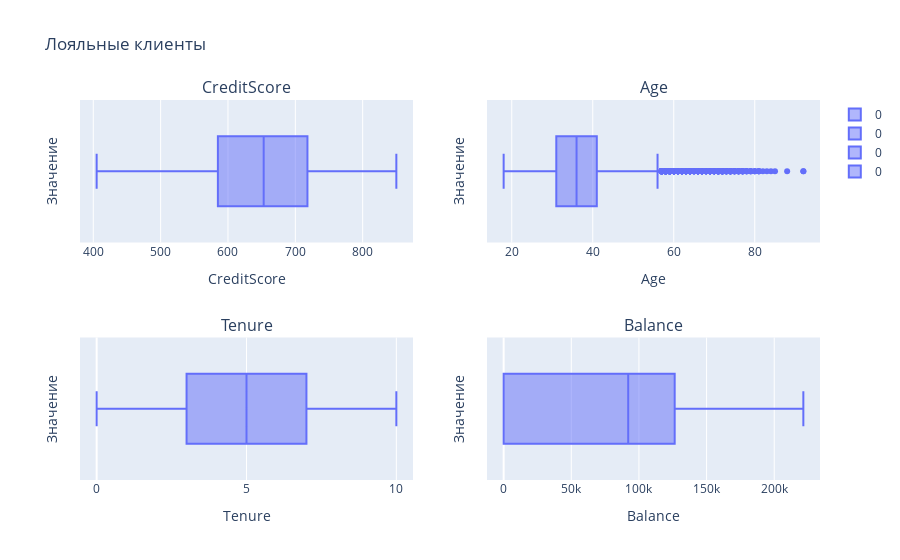

Here is the notebook cell this chart was saved with:
### Code cell
# Анализируем оставшихся клиентов
categories = [0]
box_data = churn_data_df[churn_data_df['Exited'].isin(categories)]

# Создаем сетку для графиков 2x2
fig = sp.make_subplots(rows=2, cols=2, subplot_titles=("CreditScore", "Age", "Tenure", "Balance"))

# Создаем графики
fig.add_trace(px.box(box_data, x='CreditScore', color='Exited', facet_row='Exited').data[0], row=1, col=1)
fig.add_trace(px.box(box_data, x='Age', color='Exited', facet_row='Exited').data[0], row=1, col=2)
fig.add_trace(px.box(box_data, x='Tenure', color='Exited', facet_row='Exited').data[0], row=2, col=1)
fig.add_trace(px.box(box_data, x='Balance', color='Exited', facet_row='Exited').data[0], row=2, col=2)

# Настройка подписей осей и заголовка
fig.update_xaxes(title_text='CreditScore', row=1, col=1)
fig.update_xaxes(title_text='Age', row=1, col=2)
fig.update_xaxes(title_text='Tenure', row=2, col=1)
fig.update_xaxes(title_text='Balance', row=2, col=2)

fig.update_yaxes(title_text='Значение', row=1, col=1)
fig.update_yaxes(title_text='Значение', row=1, col=2)
fig.update_yaxes(title_text='Значение', row=2, col=1)
fig.update_yaxes(title_text='Значение', row=2, col=2)

fig.update_layout(title_text='Лояльные клиенты')

# Отобразите графики
fig.show()

### Figure 1 — Plotly figure (JSON) as saved in the notebook; plotly's stock layout.template omitted (floating-point values rounded to 4 significant figures; data arrays with more than 128 entries replaced by an {"elided": "..."} marker saying what was removed)
{"data": [{"alignmentgroup": "True", "hovertemplate": "Exited=0<br>CreditScore=%{x}<extra></extra>", "legendgroup": "0", "marker": {"color": "#636efa"}, "name": "0", "notched": false, "offsetgroup": "0", "orientation": "h", "showlegend": true, "type": "box", "x": {"elided": "7963 int values"}, "x0": " ", "xaxis": "x", "y0": " ", "yaxis": "y"}, {"alignmentgroup": "True", "hovertemplate": "Exited=0<br>Age=%{x}<extra></extra>", "legendgroup": "0", "marker": {"color": "#636efa"}, "name": "0", "notched": false, "offsetgroup": "0", "orientation": "h", "showlegend": true, "type": "box", "x": {"elided": "7963 int values"}, "x0": " ", "xaxis": "x2", "y0": " ", "yaxis": "y2"}, {"alignmentgroup": "True", "hovertemplate": "Exited=0<br>Tenure=%{x}<extra></extra>", "legendgroup": "0", "marker": {"color": "#636efa"}, "name": "0", "notched": false, "offsetgroup": "0", "orientation": "h", "showlegend": true, "type": "box", "x": {"elided": "7963 int values"}, "x0": " ", "xaxis": "x3", "y0": " ", "yaxis": "y3"}, {"alignmentgroup": "True", "hovertemplate": "Exited=0<br>Balance=%{x}<extra></extra>", "legendgroup": "0", "marker": {"color": "#636efa"}, "name": "0", "notched": false, "offsetgroup": "0", "orientation": "h", "showlegend": true, "type": "box", "x": {"elided": "7963 float values"}, "x0": " ", "xaxis": "x4", "y0": " ", "yaxis": "y4"}], "layout": {"annotations": [{"font": {"size": 16}, "showarrow": false, "text": "CreditScore", "x": 0.225, "xanchor": "center", "xref": "paper", "y": 1, "yanchor": "bottom", "yref": "paper"}, {"font": {"size": 16}, "showarrow": false, "text": "Age", "x": 0.775, "xanchor": "center", "xref": "paper", "y": 1, "yanchor": "bottom", "yref": "paper"}, {"font": {"size": 16}, "showarrow": false, "text": "Tenure", "x": 0.225, "xanchor": "center", "xref": "paper", "y": 0.375, "yanchor": "bottom", "yref": "paper"}, {"font": {"size": 16}, "showarrow": false, "text": "Balance", "x": 0.775, "xanchor": "center", "xref": "paper", "y": 0.375, "yanchor": "bottom", "yref": "paper"}], "title": {"text": "Лояльные клиенты"}, "xaxis": {"anchor": "y", "domain": [0, 0.45], "title": {"text": "CreditScore"}}, "xaxis2": {"anchor": "y2", "domain": [0.55, 1], "title": {"text": "Age"}}, "xaxis3": {"anchor": "y3", "domain": [0, 0.45], "title": {"text": "Tenure"}}, "xaxis4": {"anchor": "y4", "domain": [0.55, 1], "title": {"text": "Balance"}}, "yaxis": {"anchor": "x", "domain": [0.625, 1], "title": {"text": "Значение"}}, "yaxis2": {"anchor": "x2", "domain": [0.625, 1], "title": {"text": "Значение"}}, "yaxis3": {"anchor": "x3", "domain": [0, 0.375], "title": {"text": "Значение"}}, "yaxis4": {"anchor": "x4", "domain": [0, 0.375], "title": {"text": "Значение"}}}}
